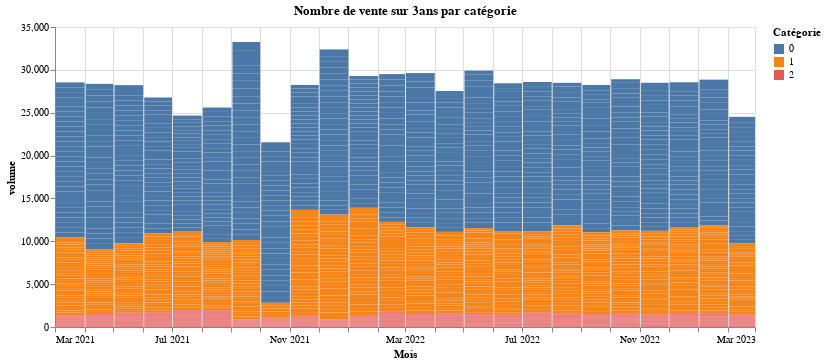

The notebook cell saved with this chart:
### Code cell
df8 = final_file.query('dates > @debut_date and dates < @fin_date')
Nb_vente_3ans = df8.groupby(['dates', 'categ'], as_index=False)[
    'session_id'].count()
    
#Création du graphique
alt.Chart(Nb_vente_3ans).mark_bar().encode(
    x=alt.X('yearmonth(dates)', axis=alt.Axis(title='Mois')),
    y=alt.Y('session_id', axis=alt.Axis(title='volume')),
    color=alt.Color('categ:N', title='Catégorie')
).properties(title="Nombre de vente sur 3ans par catégorie", width=700)

### Figure 1 — Vega-Lite specification as saved in the notebook (floating-point values rounded to 4 significant figures; data arrays with more than 128 entries replaced by an {"elided": "..."} marker saying what was removed)
{"config": {"view": {"continuousWidth": 400, "continuousHeight": 300}}, "data": {"name": "data-e3a966e3ff63cc272852334024a047dd"}, "mark": "bar", "encoding": {"color": {"field": "categ", "title": "Catégorie", "type": "nominal"}, "x": {"axis": {"title": "Mois"}, "field": "dates", "timeUnit": "yearmonth", "type": "temporal"}, "y": {"axis": {"title": "volume"}, "field": "session_id", "type": "quantitative"}}, "title": "Nombre de vente sur 3ans par catégorie", "width": 700, "$schema": "https://vega.github.io/schema/vega-lite/v4.17.0.json", "datasets": {"data-e3a966e3ff63cc272852334024a047dd": {"elided": "2161 records"}}}
